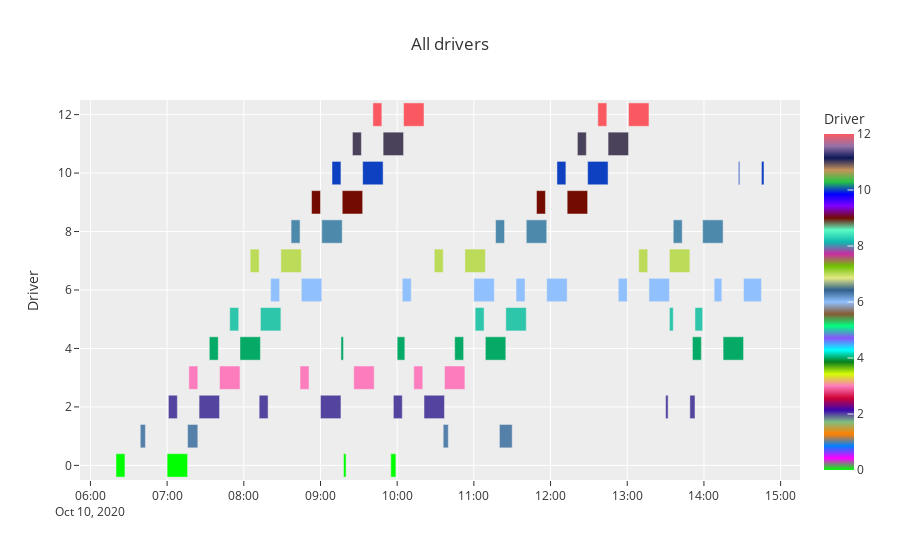

Write notebook code for a chart like this one.
### Code cell
import importlib
importlib.reload(gantt)
gantt.show(df)
